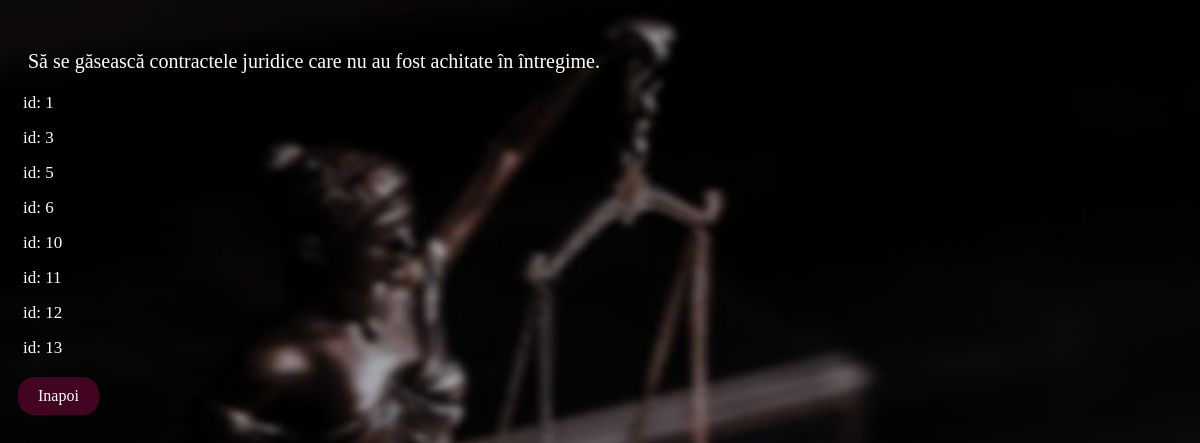
Screenshot of /6B.php with the database file from the repository.
### tables this page shows
CREATE TABLE Contract_j (
  id_cj INT PRIMARY KEY,
  data DATE NOT NULL,
  obiect VARCHAR(255) NOT NULL,
  onorar DECIMAL(10,2) NOT NULL,
  nr_pagini INT NOT NULL,
  id_client INT NOT NULL,
  id_avocat INT NOT NULL,
  FOREIGN KEY (id_client) REFERENCES Persoana(id_p),
  FOREIGN KEY (id_avocat) REFERENCES Persoana(id_p)
);

### 6B.php (the view, shortened to what this page needs)
<!DOCTYPE html>
<html>
<head>
    <link rel="stylesheet" type="text/css" href="style.css">
</head>
<body>
  <p style='color: white; font-size: 20px; margin: 20px;margin-top: 50px;'>
  Să se găsească contractele juridice care nu au fost achitate în întregime.
</p>
  <?php
$host = "localhost";
$user = "root";
$password = "";
$dbname = "cabinet_avocatura";
$conn = mysqli_connect($host, $user, $password, $dbname);
$query = "SELECT cj.id_cj FROM Contract_j cj WHERE NOT EXISTS (SELECT * FROM Rata r WHERE cj.id_cj = r.id_cj AND r.suma >= cj.onorar)";
$result = mysqli_query($conn, $query);
$contracts = mysqli_fetch_all($result, MYSQLI_ASSOC);
foreach ($contracts as $contract) {
    echo "<p style='color: white; font-size: 17px; margin: 15px;'>id: ".$contract['id_cj'] . "</p>";
}
?>
  <a class="btn btn-primary" href="interogari.html" role="button">Inapoi</a>
</body>
</html>

### style.css (style rules this page uses)
body { background-image: url('download.jpeg'); background-repeat: no-repeat; background-size: 1300px 700px; background-color: #cccccc; background-attachment: fixed; }
.btn { background-color: #420420; border: none; color: rgb(255, 255, 255); font-size: 16px; padding: 10px 20px; text-align: center; text-decoration: none; display: inline-block; margin: 4px 2px; cursor: pointer; border-radius: 16px; margin-left: 10px; }
a { color: white; }

### rows the page displays
contract_j: id_cj "1"
contract_j: id_cj "3"
contract_j: id_cj "5"
contract_j: id_cj "6"
contract_j: id_cj "10"
contract_j: id_cj "11"
contract_j: id_cj "12"
contract_j: id_cj "13"
